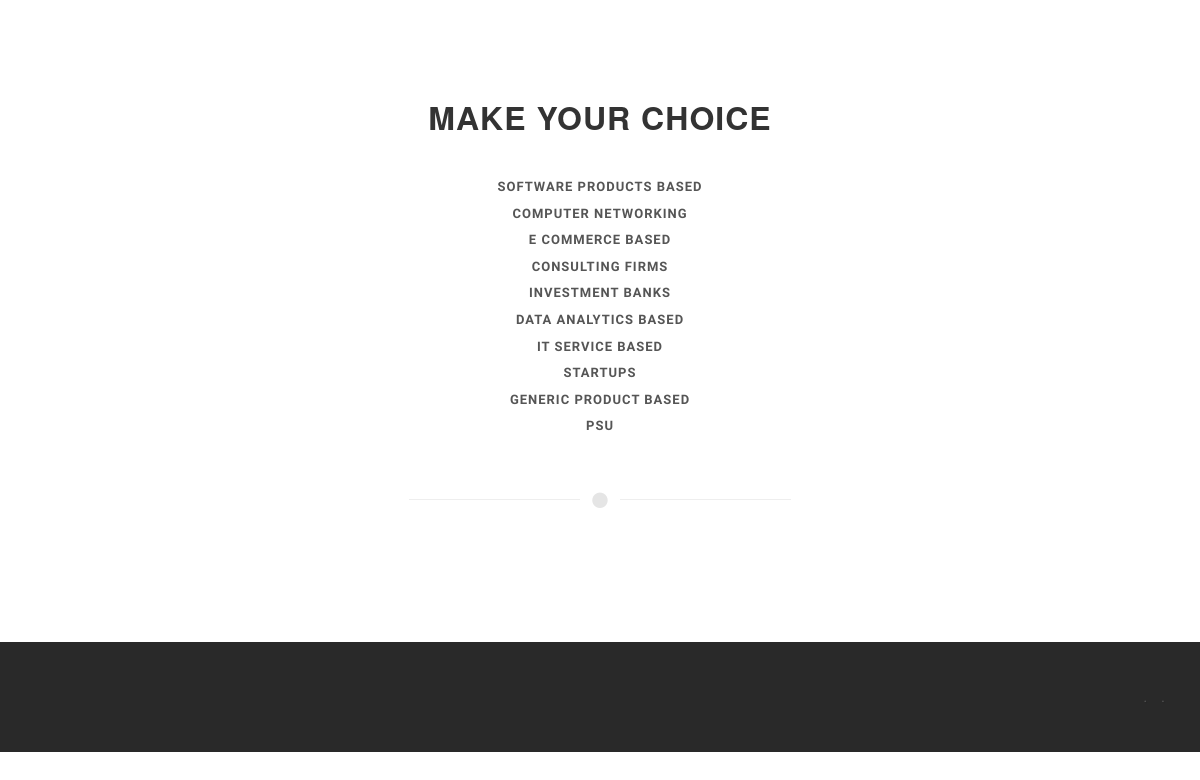
The page / on the database its author committed.
### decapp/models.py (models this page shows)
class Company(models.Model):
    name = models.TextField(max_length=30)
    category = models.TextField(max_length=50)

### decapp/views.py (the view)
# urls.py: url(r'^$', decapp.views.showMain),
def showMain(request):
    allcat=decapp.models.Company.objects.all().values()
    return render(request,'index.html',{'data':allcat})

### templates/index.html (shortened to what this page needs)
<!doctype html>
{% load staticfiles %}
<html lang="">
    <head>
        <link rel="stylesheet" type="text/css" href="{% static 'css/normalize.css' %}">
        <link rel="stylesheet" type="text/css" href="{% static 'css/main.css' %}">
	<link rel="stylesheet" href= "{% static 'bootstrap/css/bootstrap.css' %}"  type="text/css" />
	<link rel="stylesheet" href="{% static 'bootstrap/css/style.css' %}" type="text/css" />
	<link rel="stylesheet" href="{% static 'bootstrap/css/dark.css' %}"  type="text/css" />
	<link rel="stylesheet" href="{% static 'bootstrap/css/font-icons.css' %}" type="text/css" />
	<link rel="stylesheet" href="{% static 'bootstrap/css/animate.css' %}"  type="text/css" />
	<link rel="stylesheet" href="{% static 'bootstrap/css/magnific-popup.css' %}" type="text/css" />
	<link rel="stylesheet" href="{% static 'bootstrap/css/responsive.css' %}" type="text/css" />
<link rel="stylesheet" href="https://maxcdn.bootstrapcdn.com/bootstrap/3.3.6/css/bootstrap.min.css">
<link rel="stylesheet" type="text/css" href="http://ajax.googleapis.com/ajax/libs/jqueryui/1/themes/smoothness/jquery-ui.css">
</head>
<body>
		<section id="content">
			<div class="content-wrap">
				<div class="container clearfix">
					<div id="section-home" class="heading-block title-center nobottomborder page-section">
					<h1>Make your Choice </h1>
					<br><br><center>
                        {% for eachCompany in data%}
                       <a href="/detailspage?param={{eachCompany.category}}"> <label title="{{eachCompany.name}}">{{eachCompany.category}}</label><br>
                        {%endfor%}
					</div>
					<div class="center bottommargin">
<div class="divider divider-short divider-center"><i class="icon-circle"></i></div>
			</div>
</section>
		<footer id="footer" class="dark">
			<div id="copyrights">
				<div class="container clearfix">
					<div class="col_half">
						<br>
					</div>
					<div class="col_half col_last tright">
						<span class="middot">&middot;</span> <strong> </strong><span class="middot">&middot;</span>
					</div>
				</div>
			</div>
		</footer>
    </body>
</html>

### static/css/main.css (style rules this page uses)
html { color: #222; font-size: 1em; line-height: 1.4; }
.clearfix:before, .clearfix:after { content: " "; display: table; }
.clearfix:after { clear: both; }

### rows shown on the page
Company: category "SOFTWARE PRODUCTS BASED"
Company: category "COMPUTER NETWORKING"
Company: category "E COMMERCE BASED"
Company: category "CONSULTING FIRMS"
Company: category "INVESTMENT BANKS"
Company: category "DATA ANALYTICS BASED"
Company: category "IT SERVICE BASED"
Company: category "STARTUPS"
Company: category "GENERIC PRODUCT BASED"
Company: category "PSU"
